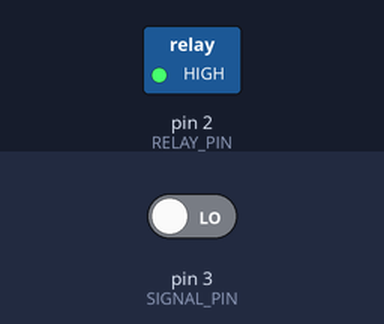
A sketch run on a simulated Arduino Uno, built with avr-gcc and run on an emulated ATmega328P. Shown: switched loads named in the sketch (green lamp = pin HIGH). The inputs (shaded band) are chosen by the test bench; at power-on: pin 3 (SIGNAL_PIN) LOW.

Above: at 1.2 s.
1.3 s: pin 3 (SIGNAL_PIN) driven HIGH
At 1.6 s:
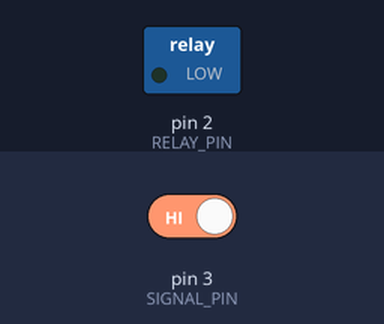
2.8 s: pin 3 (SIGNAL_PIN) driven LOW
At 3.9 s:
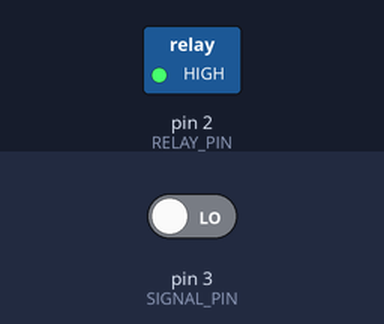
Timing chart, 0 to 5.8 s (numbered marks = the images above; inputs shaded):
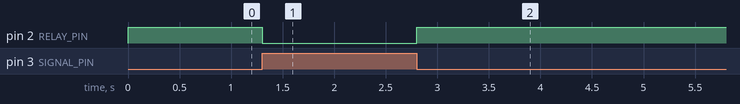

The sketch:

relay.ino
```cpp
// constants
const int RELAY_PIN = 2;
const int SIGNAL_PIN = 3;

void setup () {
  pinMode(RELAY_PIN, OUTPUT);
  pinMode(SIGNAL_PIN, INPUT);
}

void loop() {
  if (digitalRead(SIGNAL_PIN) == HIGH) {
    digitalWrite(RELAY_PIN, LOW);
  } else {
    digitalWrite(RELAY_PIN, HIGH);
  }
}
```

Measured:
- after the input at 1.3 s, pin 2 (RELAY_PIN): HIGH → LOW at once
- after the input at 2.8 s, pin 2 (RELAY_PIN): LOW → HIGH at once
